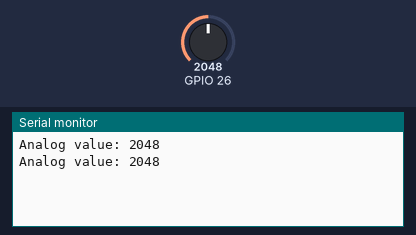
Simulated run of this sketch. Board: ESP32. Shown: the last lines printed to the serial monitor. The test bench sets the inputs (shaded band); at power-on: GPIO 26 = 2048.

Above: at 1.4 s.
1.5 s: GPIO 26 set to 2866
At 2.2 s:
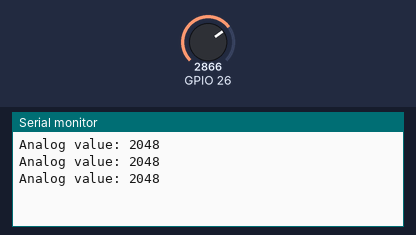
3.0 s: GPIO 26 set to 3603
At 3.0 s:
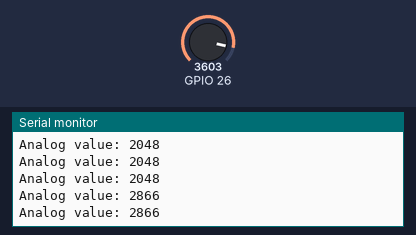
Timing chart, 0 to 6.0 s (numbered marks = the images above; inputs shaded):
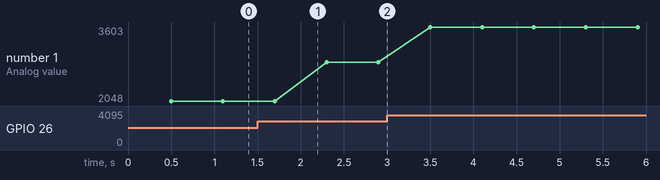

The sketch:

TEMT6000_test.ino
```cpp
void setup()
{
Serial.begin(9600);
}
void loop()
{
int val;
val=analogRead(26);
delay(500);
Serial.print("Analog value: ");
Serial.println(val);
delay(100);
}
```

Measured:
- plotted number 1: 2048 → 2866 after the input at 1.5 s, 2866 → 3603 after the input at 3.0 s
